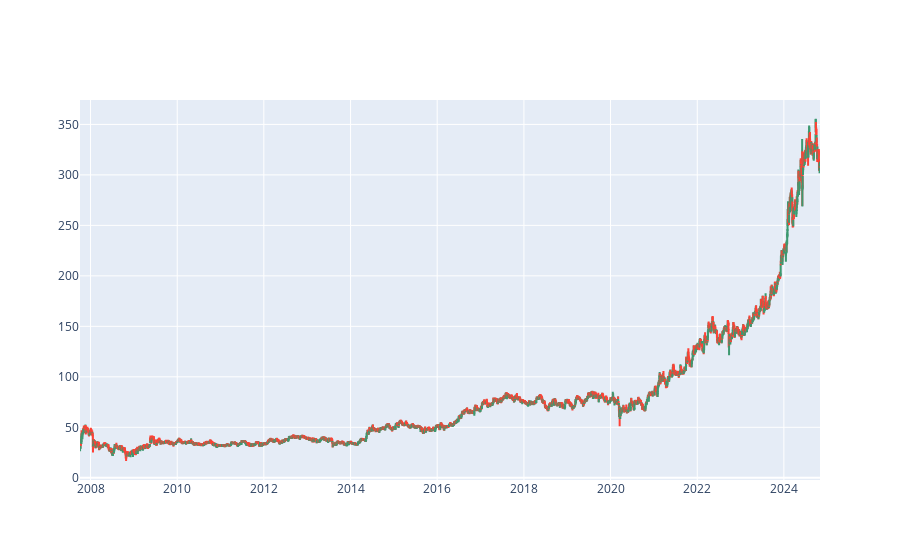

Write notebook code for a chart like this one.
### Code cell
# Candlesticks 
import plotly.graph_objects as go

fig = go.Figure(data=[go.Candlestick(x = data01['Date'], open = data01['Open'], 
                                    high = data01['High'],
                                    low = data01['Low'], 
                                    close = data01['Close'])])
fig.update_layout(xaxis_rangeslider_visible=False)
fig.show()

### Figure 1 — Plotly figure (JSON) as saved in the notebook; plotly's stock layout.template omitted (floating-point values rounded to 4 significant figures; data arrays with more than 128 entries replaced by an {"elided": "..."} marker saying what was removed)
{"data": [{"close": {"elided": "4209 str values"}, "high": {"elided": "4209 str values"}, "low": {"elided": "4209 str values"}, "open": {"elided": "4209 str values"}, "type": "candlestick", "x": {"elided": "4209 str values"}}], "layout": {"xaxis": {"rangeslider": {"visible": false}}}}
